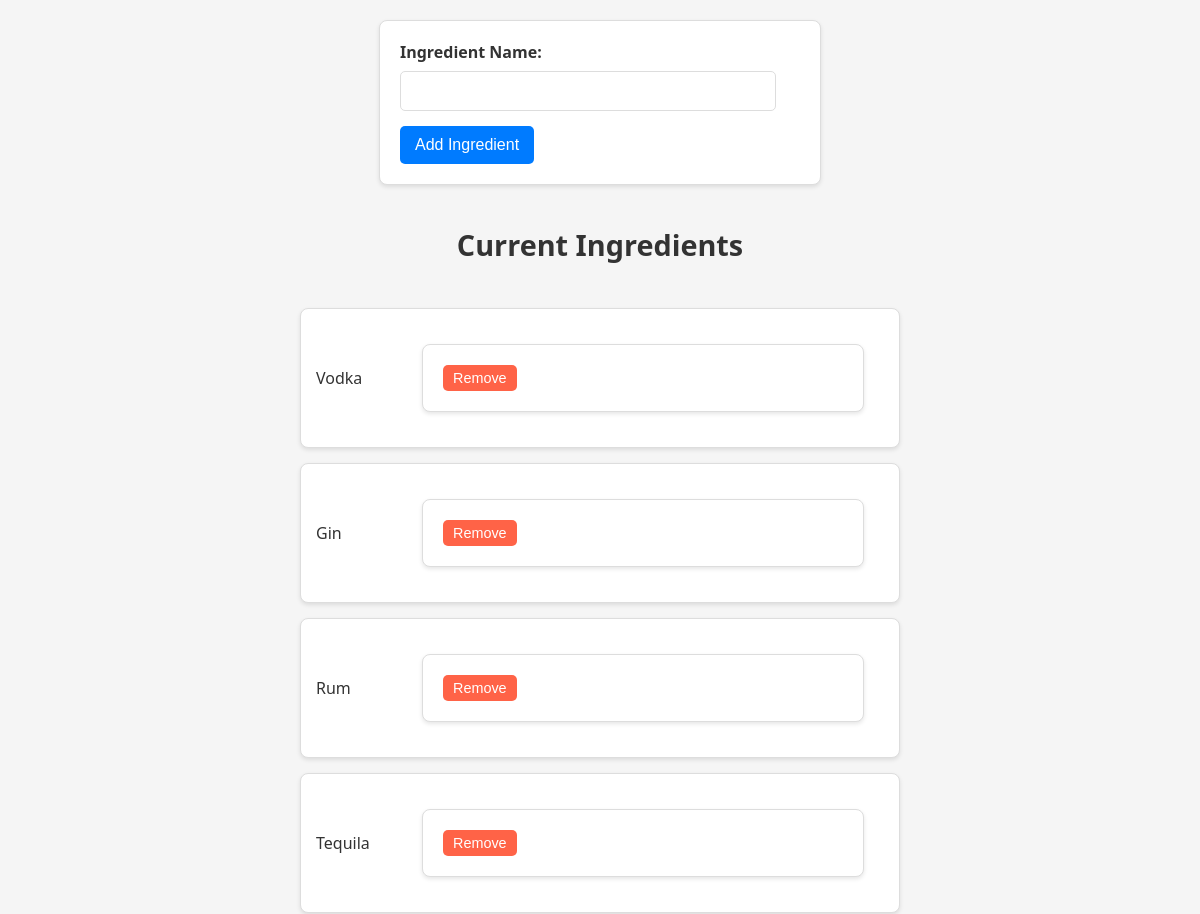
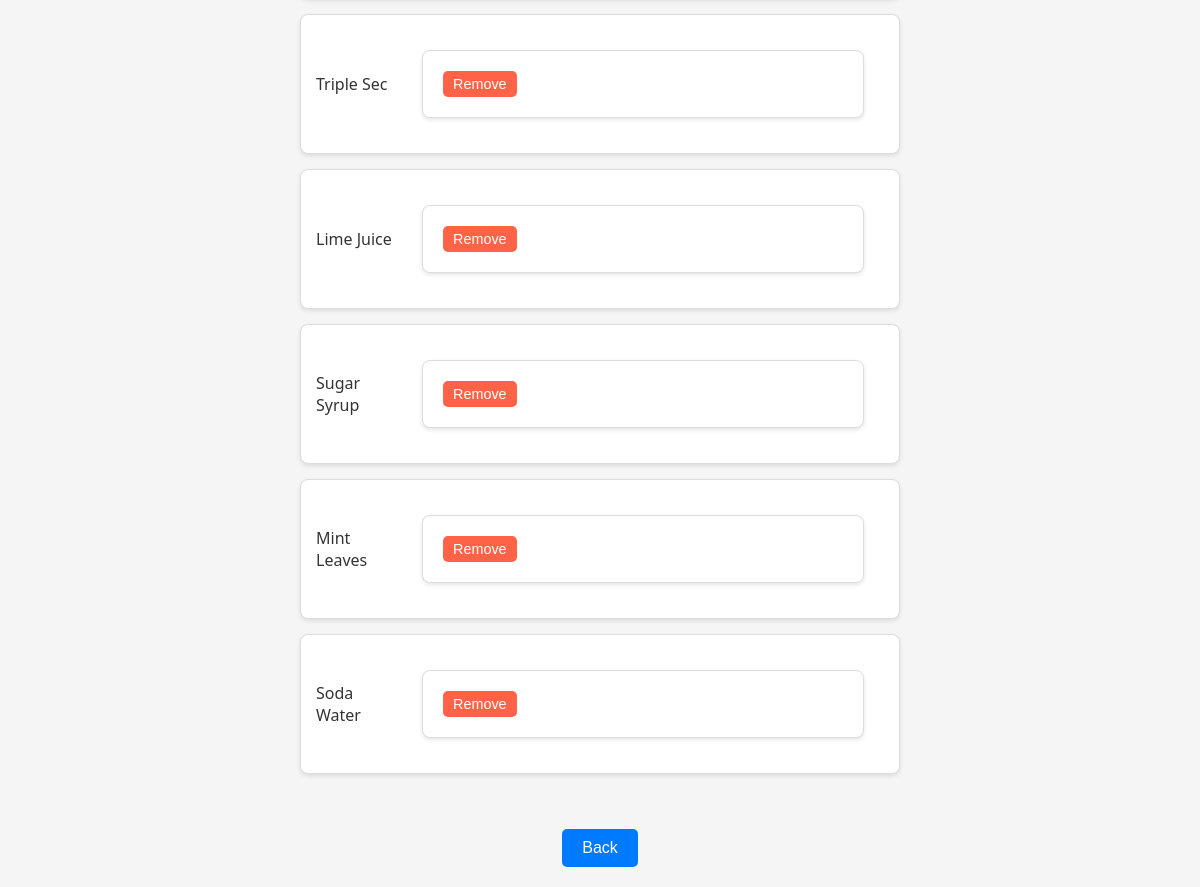
/addIngredient.php, run on the app's committed database (2 pictures, top to bottom).
### tables this page shows
CREATE TABLE `ingredients` (
  `id` int(11) NOT NULL,
  `name` varchar(40) NOT NULL
);

### addIngredient.php (the view, shortened to what this page needs)
<?php
$servername = "localhost";
$username = "root";
$password = "";
$dbname = "bar";
$conn = mysqli_connect($servername, $username, $password, $dbname);
$ingredients = [];
$sql = "SELECT id, name FROM ingredients";
$result = mysqli_query($conn, $sql);
if (mysqli_num_rows($result) > 0) {
    while($row = mysqli_fetch_assoc($result)) {
        $ingredients[] = $row;
    }
}
?>
<!DOCTYPE html>
<html>
<head>
    <link rel='stylesheet' type='text/css' media='screen' href='ingredient.css'>
</head>
<body>
    <form method="POST" action="">
        <label for="ingredient_name">Ingredient Name:</label>
        <input type="text" id="ingredient_name" name="ingredient_name" required>
        <input type="submit" value="Add Ingredient">
    </form>
    <h2>Current Ingredients</h2>
    <ul>
        <?php foreach ($ingredients as $ingredient): ?>
            <li>
                <?php echo htmlspecialchars($ingredient['name']); ?>
                <form method="POST" action="" style="display:inline;">
                    <input type="submit" value="Remove">
                </form>
            </li>
        <?php endforeach; ?>
    </ul>
    <a href="index.php"><input type="button" value="Back"></a>
</body>
</html>

### ingredient.css (style rules this page uses)
body { font-family: 'Segoe UI', Tahoma, Geneva, Verdana, sans-serif; margin: 0; padding: 0; background-color: #f5f5f5; color: #333; display: flex; flex-direction: column; align-items: center; }
h2 { color: #333; margin-top: 20px; font-size: 1.8em; font-weight: bold; }
form { margin: 20px; padding: 20px; background-color: #ffffff; border-radius: 8px; box-shadow: 0 2px 4px rgba(0, 0, 0, 0.1); border: 1px solid #ddd; max-width: 400px; width: 100%; }
form label { display: block; margin-bottom: 8px; font-weight: 600; font-size: 1em; }
form input[type="text"] { width: calc(100% - 24px); padding: 10px; margin-bottom: 15px; border: 1px solid #ddd; border-radius: 5px; box-sizing: border-box; font-size: 1em; }
form input[type="submit"] { background-color: #007BFF; color: #fff; padding: 10px 15px; border: none; border-radius: 5px; cursor: pointer; font-size: 1em; transition: background-color 0.3s ease; }
ul { list-style-type: none; padding: 0; margin: 20px auto; max-width: 600px; width: 100%; }
ul li { background-color: #ffffff; margin-bottom: 15px; padding: 15px; border: 1px solid #ddd; border-radius: 8px; box-shadow: 0 2px 4px rgba(0, 0, 0, 0.1); display: flex; justify-content: space-between; align-items: center; }
ul li form { display: inline; }
ul li form input[type="submit"] { background-color: #FF6347; color: #fff; padding: 5px 10px; border: none; border-radius: 5px; cursor: pointer; font-size: 0.9em; transition: background-color 0.3s ease; }
a { text-decoration: none; }
input[type="button"] { background-color: #007BFF; color: #fff; padding: 10px 20px; border: none; border-radius: 5px; cursor: pointer; font-size: 1em; margin: 20px; transition: background-color 0.3s ease; }

### data on the page
ingredients: name "Vodka"
ingredients: name "Gin"
ingredients: name "Rum"
ingredients: name "Tequila"
ingredients: name "Triple Sec"
ingredients: name "Lime Juice"
ingredients: name "Sugar Syrup"
ingredients: name "Mint Leaves"
ingredients: name "Soda Water"
